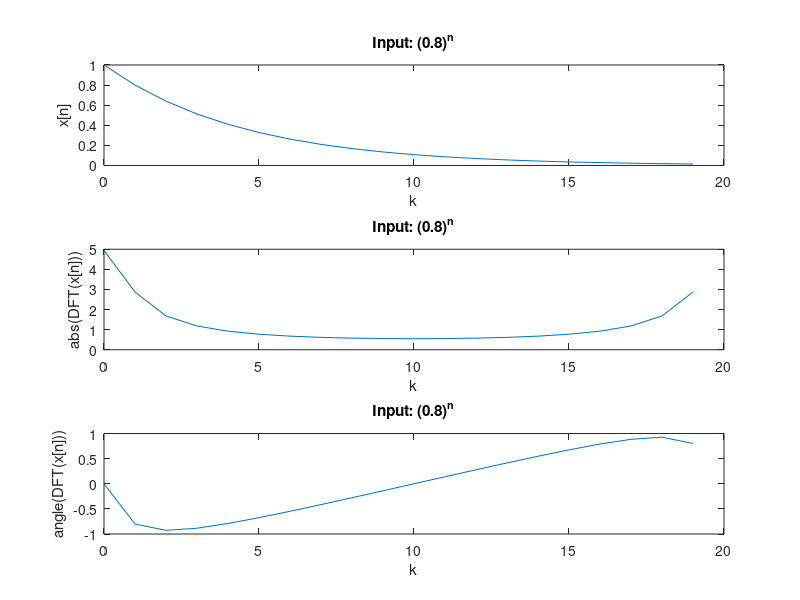

The MATLAB script that drew this image:
N = 20;
q  =0:19;

x = power(0.8 , q);
Y = fft(x,N);
k = 0:N-1;
subplot(3,1,1);
plot(k , x);
xlabel('k');
ylabel('x[n]');
title('Input: (0.8)^n');
subplot(3,1,2);
t = abs(Y);
plot( k , t);
xlabel('k');
ylabel('abs(DFT(x[n]))');
title('Input: (0.8)^n');
subplot(3,1,3);
Y = angle(Y);
plot( k , Y);
xlabel('k');
ylabel('angle(DFT(x[n]))');
title('Input: (0.8)^n');